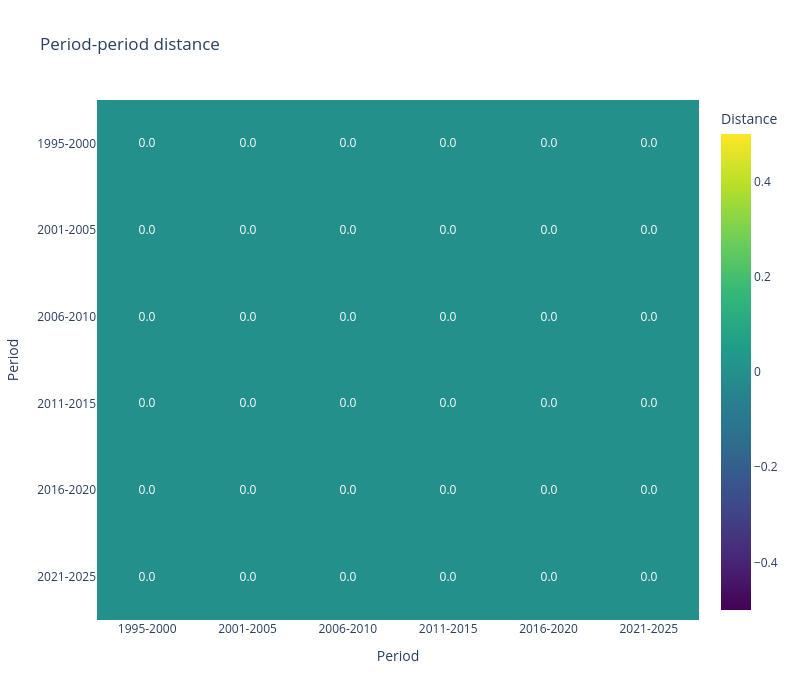

The cell this chart's notebook holds for it:
### Markdown cell above
## Compute period x period distance matrix

### Code cell
period_period_dist_df = compute_period_period_dist(
    sfiller_df=feat_df,
    period_col="subfolder",
    slot_col='Variant', # Required when the data contains multiple slot/feature types, otherwise set to None.
    min_freq=1,
    measure="tvd",
    mode="data_only",
    weighting=False,
    k=1,
)

fig = plot_period_period_dist(period_period_dist_df)
fig.show()

### Figure 1 — Plotly figure (JSON) as saved in the notebook; plotly's stock layout.template omitted (floating-point values rounded to 4 significant figures)
{"data": [{"colorbar": {"title": {"text": "Distance"}}, "colorscale": [[0, "#440154"], [0.1111, "#482878"], [0.2222, "#3e4989"], [0.3333, "#31688e"], [0.4444, "#26828e"], [0.5556, "#1f9e89"], [0.6667, "#35b779"], [0.7778, "#6ece58"], [0.8889, "#b5de2b"], [1, "#fde725"]], "hovertemplate": "Period 1: %{y}<br>Period 2: %{x}<br>Distance: %{z:.6f}<extra></extra>", "text": [["0.0", "0.0", "0.0", "0.0", "0.0", "0.0"], ["0.0", "0.0", "0.0", "0.0", "0.0", "0.0"], ["0.0", "0.0", "0.0", "0.0", "0.0", "0.0"], ["0.0", "0.0", "0.0", "0.0", "0.0", "0.0"], ["0.0", "0.0", "0.0", "0.0", "0.0", "0.0"], ["0.0", "0.0", "0.0", "0.0", "0.0", "0.0"]], "texttemplate": "%{text}", "type": "heatmap", "x": ["1995-2000", "2001-2005", "2006-2010", "2011-2015", "2016-2020", "2021-2025"], "y": ["1995-2000", "2001-2005", "2006-2010", "2011-2015", "2016-2020", "2021-2025"], "z": [[0.0, 0.0, 0.0, 0.0, 0.0, 0.0], [0.0, 0.0, 0.0, 0.0, 0.0, 0.0], [0.0, 0.0, 0.0, 0.0, 0.0, 0.0], [0.0, 0.0, 0.0, 0.0, 0.0, 0.0], [0.0, 0.0, 0.0, 0.0, 0.0, 0.0], [0.0, 0.0, 0.0, 0.0, 0.0, 0.0]], "zmin": 0}], "layout": {"height": 700, "title": {"text": "Period-period distance"}, "width": 800, "xaxis": {"title": {"text": "Period"}}, "yaxis": {"autorange": "reversed", "title": {"text": "Period"}}}}
